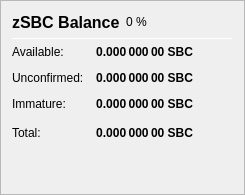
                   <widget class="QFrame" name="frame_ZerocoinBalances">
                    <property name="frameShape">
                     <enum>QFrame::StyledPanel</enum>
                    </property>
                    <property name="frameShadow">
                     <enum>QFrame::Raised</enum>
                    </property>
                    <layout class="QVBoxLayout" name="verticalLayout_7">
                     <item>
                      <layout class="QHBoxLayout" name="horizontalLayout_8" stretch="0,0,0">
                       <item>
                        <widget class="QLabel" name="label_5z_3">
                         <property name="minimumSize">
                          <size>
                           <width>0</width>
                           <height>20</height>
                          </size>
                         </property>
                         <property name="font">
                          <font>
                           <pointsize>12</pointsize>
                           <weight>75</weight>
                           <bold>true</bold>
                          </font>
                         </property>
                         <property name="text">
                          <string>zSBC Balance</string>
                         </property>
                        </widget>
                       </item>
                       <item>
                        <widget class="QLabel" name="labelzSBCPercent">
                         <property name="text">
                          <string notr="true">0 %</string>
                         </property>
                        </widget>
                       </item>
                       <item>
                        <spacer name="horizontalSpacer_11">
                         <property name="orientation">
                          <enum>Qt::Horizontal</enum>
                         </property>
                         <property name="sizeHint" stdset="0">
                          <size>
                           <width>40</width>
                           <height>20</height>
                          </size>
                         </property>
                        </spacer>
                       </item>
                      </layout>
                     </item>
                     <item>
                      <widget class="Line" name="line_ZerocoinBalance">
                       <property name="minimumSize">
                        <size>
                         <width>0</width>
                         <height>1</height>
                        </size>
                       </property>
                       <property name="maximumSize">
                        <size>
                         <width>16777215</width>
                         <height>1</height>
                        </size>
                       </property>
                       <property name="orientation">
                        <enum>Qt::Horizontal</enum>
                       </property>
                      </widget>
                     </item>
                     <item>
                      <layout class="QGridLayout" name="gridLayout_5">
                       <property name="spacing">
                        <number>12</number>
                       </property>
                       <item row="1" column="0">
                        <widget class="QLabel" name="labelzBalanceMatureText">
                         <property name="toolTip">
                          <string>Mature: more than 20 confirmation and more than 1 mint of the same denomination after it was minted.
These zSBC are spendable.</string>
                         </property>
                         <property name="text">
                          <string>Available:</string>
                         </property>
                        </widget>
                       </item>
                       <item row="1" column="1">
                        <widget class="QLabel" name="labelzBalanceMature">
                         <property name="font">
                          <font>
                           <weight>75</weight>
                           <bold>true</bold>
                          </font>
                         </property>
                         <property name="toolTip">
                          <string>Mature: more than 20 confirmation and more than 1 mint of the same denomination after it was minted.
These zSBC are spendable.</string>
                         </property>
                         <property name="text">
                          <string notr="true">0.000 000 00 SBC</string>
                         </property>
                         <property name="alignment">
                          <set>Qt::AlignRight|Qt::AlignTrailing|Qt::AlignVCenter</set>
                         </property>
                        </widget>
                       </item>
                       <item row="2" column="0">
                        <widget class="QLabel" name="labelzBalanceUnconfirmedText">
                         <property name="toolTip">
                          <string>Unconfirmed: less than 20 confirmations
Immature: confirmed, but less than 1 mint of the same denomination after it was minted</string>
                         </property>
                         <property name="text">
                          <string>Unconfirmed:</string>
                         </property>
                        </widget>
                       </item>
                       <item row="2" column="1">
                        <widget class="QLabel" name="labelzBalanceUnconfirmed">
                         <property name="font">
                          <font>
                           <weight>75</weight>
                           <bold>true</bold>
                          </font>
                         </property>
                         <property name="toolTip">
                          <string>Unconfirmed: less than 20 confirmations
Immature: confirmed, but less than 1 mint of the same denomination after it was minted</string>
                         </property>
                         <property name="text">
                          <string notr="true">0.000 000 00 SBC</string>
                         </property>
                         <property name="alignment">
                          <set>Qt::AlignRight|Qt::AlignTrailing|Qt::AlignVCenter</set>
                         </property>
                        </widget>
                       </item>
                       <item row="3" column="0">
                        <widget class="QLabel" name="labelzBalanceImmatureText">
                         <property name="toolTip">
                          <string>Unconfirmed: less than 20 confirmations
Immature: confirmed, but less than 1 mint of the same denomination after it was minted</string>
                         </property>
                         <property name="text">
                          <string>Immature:</string>
                         </property>
                        </widget>
                       </item>
                       <item row="3" column="1">
                        <widget class="QLabel" name="labelzBalanceImmature">
                         <property name="font">
                          <font>
                           <weight>75</weight>
                           <bold>true</bold>
                          </font>
                         </property>
                         <property name="toolTip">
                          <string>Unconfirmed: less than 20 confirmations
Immature: confirmed, but less than 1 mint of the same denomination after it was minted</string>
                         </property>
                         <property name="text">
                          <string notr="true">0.000 000 00 SBC</string>
                         </property>
                         <property name="alignment">
                          <set>Qt::AlignRight|Qt::AlignTrailing|Qt::AlignVCenter</set>
                         </property>
                        </widget>
                       </item>
                       <item row="4" column="0">
                        <widget class="QLabel" name="labelzBalanceText">
                         <property name="toolTip">
                          <string>Your current zSBC balance, unconfirmed and immature zSBC included.</string>
                         </property>
                         <property name="text">
                          <string>Total:</string>
                         </property>
                        </widget>
                       </item>
                       <item row="4" column="1">
                        <widget class="QLabel" name="labelzBalance">
                         <property name="font">
                          <font>
                           <weight>75</weight>
                           <bold>true</bold>
                          </font>
                         </property>
                         <property name="cursor">
                          <cursorShape>IBeamCursor</cursorShape>
                         </property>
                         <property name="toolTip">
                          <string>Your current zSBC balance, unconfirmed and immature zSBC included.</string>
                         </property>
                         <property name="text">
                          <string notr="true">0.000 000 00 SBC</string>
                         </property>
                         <property name="alignment">
                          <set>Qt::AlignRight|Qt::AlignTrailing|Qt::AlignVCenter</set>
                         </property>
                         <property name="textInteractionFlags">
                          <set>Qt::LinksAccessibleByMouse|Qt::TextSelectableByKeyboard|Qt::TextSelectableByMouse</set>
                         </property>
                        </widget>
                       </item>
                       <item row="4" column="2">
                        <spacer name="horizontalSpacer_4">
                         <property name="orientation">
                          <enum>Qt::Horizontal</enum>
                         </property>
                         <property name="sizeHint" stdset="0">
                          <size>
                           <width>40</width>
                           <height>20</height>
                          </size>
                         </property>
                        </spacer>
                       </item>
                      </layout>
                     </item>
                     <item>
                      <spacer name="verticalSpacer_4">
                       <property name="orientation">
                        <enum>Qt::Vertical</enum>
                       </property>
                       <property name="sizeHint" stdset="0">
                        <size>
                         <width>20</width>
                         <height>40</height>
                        </size>
                       </property>
                      </spacer>
                     </item>
                    </layout>
                   </widget>
